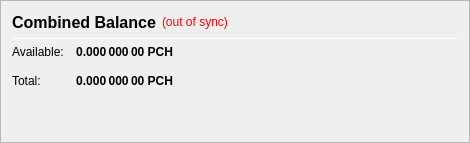
                   <widget class="QFrame" name="frame_CombinedBalances">
                    <property name="minimumSize">
                     <size>
                      <width>470</width>
                      <height>0</height>
                     </size>
                    </property>
                    <property name="frameShape">
                     <enum>QFrame::StyledPanel</enum>
                    </property>
                    <property name="frameShadow">
                     <enum>QFrame::Raised</enum>
                    </property>
                    <layout class="QVBoxLayout" name="verticalLayout_5">
                     <item>
                      <layout class="QHBoxLayout" name="horizontalLayout_5" stretch="0,0,0">
                       <item>
                        <widget class="QLabel" name="label_5z">
                         <property name="minimumSize">
                          <size>
                           <width>0</width>
                           <height>20</height>
                          </size>
                         </property>
                         <property name="font">
                          <font>
                           <pointsize>12</pointsize>
                           <weight>75</weight>
                           <bold>true</bold>
                          </font>
                         </property>
                         <property name="toolTip">
                          <string>Combined Balance (including unconfirmed and immature coins)</string>
                         </property>
                         <property name="text">
                          <string>Combined Balance</string>
                         </property>
                        </widget>
                       </item>
                       <item>
                        <widget class="QLabel" name="labelWalletStatus">
                         <property name="cursor">
                          <cursorShape>WhatsThisCursor</cursorShape>
                         </property>
                         <property name="toolTip">
                          <string>The displayed information may be out of date. Your wallet automatically synchronizes with the PCH network after a connection is established, but this process has not completed yet.</string>
                         </property>
                         <property name="styleSheet">
                          <string notr="true">QLabel { color: red; }</string>
                         </property>
                         <property name="text">
                          <string notr="true">(out of sync)</string>
                         </property>
                         <property name="alignment">
                          <set>Qt::AlignLeading|Qt::AlignLeft|Qt::AlignVCenter</set>
                         </property>
                        </widget>
                       </item>
                       <item>
                        <spacer name="horizontalSpacer_1">
                         <property name="orientation">
                          <enum>Qt::Horizontal</enum>
                         </property>
                         <property name="sizeHint" stdset="0">
                          <size>
                           <width>40</width>
                           <height>20</height>
                          </size>
                         </property>
                        </spacer>
                       </item>
                      </layout>
                     </item>
                     <item>
                      <widget class="Line" name="line_CombinedBalance">
                       <property name="minimumSize">
                        <size>
                         <width>0</width>
                         <height>1</height>
                        </size>
                       </property>
                       <property name="maximumSize">
                        <size>
                         <width>16777215</width>
                         <height>1</height>
                        </size>
                       </property>
                       <property name="orientation">
                        <enum>Qt::Horizontal</enum>
                       </property>
                      </widget>
                     </item>
                     <item>
                      <layout class="QGridLayout" name="gridLayout_3">
                       <property name="spacing">
                        <number>12</number>
                       </property>
                       <item row="1" column="0">
                        <widget class="QLabel" name="labelBalanceTextz">
                         <property name="text">
                          <string>Available:</string>
                         </property>
                        </widget>
                       </item>
                       <item row="1" column="1">
                        <widget class="QLabel" name="labelBalancez">
                         <property name="font">
                          <font>
                           <weight>75</weight>
                           <bold>true</bold>
                          </font>
                         </property>
                         <property name="cursor">
                          <cursorShape>IBeamCursor</cursorShape>
                         </property>
                         <property name="toolTip">
                          <string>Your current spendable balance</string>
                         </property>
                         <property name="text">
                          <string notr="true">0.000 000 00 PCH</string>
                         </property>
                         <property name="alignment">
                          <set>Qt::AlignRight|Qt::AlignTrailing|Qt::AlignVCenter</set>
                         </property>
                         <property name="textInteractionFlags">
                          <set>Qt::LinksAccessibleByMouse|Qt::TextSelectableByKeyboard|Qt::TextSelectableByMouse</set>
                         </property>
                        </widget>
                       </item>
                       <item row="2" column="0">
                        <widget class="QLabel" name="labelTotalTextz">
                         <property name="text">
                          <string>Total:</string>
                         </property>
                        </widget>
                       </item>
                       <item row="2" column="1">
                        <widget class="QLabel" name="labelTotalz">
                         <property name="font">
                          <font>
                           <weight>75</weight>
                           <bold>true</bold>
                          </font>
                         </property>
                         <property name="cursor">
                          <cursorShape>IBeamCursor</cursorShape>
                         </property>
                         <property name="toolTip">
                          <string>Total Balance, including all unavailable coins.</string>
                         </property>
                         <property name="text">
                          <string notr="true">0.000 000 00 PCH</string>
                         </property>
                         <property name="alignment">
                          <set>Qt::AlignRight|Qt::AlignTrailing|Qt::AlignVCenter</set>
                         </property>
                         <property name="textInteractionFlags">
                          <set>Qt::LinksAccessibleByMouse|Qt::TextSelectableByKeyboard|Qt::TextSelectableByMouse</set>
                         </property>
                        </widget>
                       </item>
                       <item row="2" column="3">
                        <spacer name="horizontalSpacer_2">
                         <property name="orientation">
                          <enum>Qt::Horizontal</enum>
                         </property>
                         <property name="sizeHint" stdset="0">
                          <size>
                           <width>40</width>
                           <height>20</height>
                          </size>
                         </property>
                        </spacer>
                       </item>
                      </layout>
                     </item>
                     <item>
                      <spacer name="verticalSpacer_1">
                       <property name="orientation">
                        <enum>Qt::Vertical</enum>
                       </property>
                       <property name="sizeHint" stdset="0">
                        <size>
                         <width>20</width>
                         <height>40</height>
                        </size>
                       </property>
                      </spacer>
                     </item>
                    </layout>
                   </widget>
